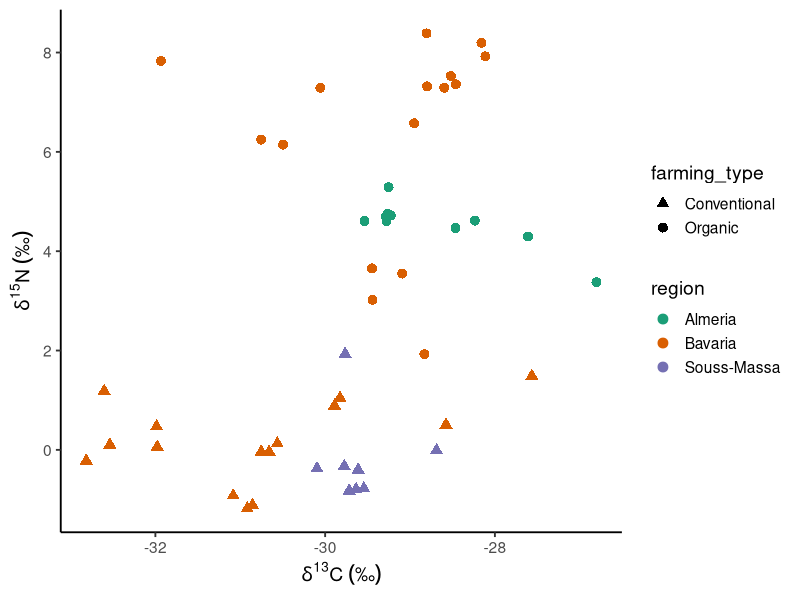

The R script that drew this image:
#Author Name    :Ibrahim Khalil
#Project Name   :Isotopic Analysis of Tomatoes
#Content Name   :δ¹⁵N vs δ¹³C scatter by region
#Date           :15.10.2025
# ------------------------------------------------------------

setwd("C:/Users/User/OneDrive/Desktop/Stable-Isotope-Ratio-Analysis-of-Tomatoes")

library(readr)
library(dplyr)
library(ggplot2)

dat <- read_csv("Original_Replicates_Labeled.csv", show_col_types = FALSE)

pal_region <- c(
  "Almeria"     = "#1b9e77",
  "Bavaria"     = "#d95f02",
  "Souss-Massa" = "#7570b3"
)
shape_ft <- c("Conventional" = 17, "Organic" = 16)

p <- ggplot(dat, aes(d13C_permil, d15N_permil, color = region, shape = farming_type)) +
  geom_point(size = 3) +
  scale_color_manual(values = pal_region) +
  scale_shape_manual(values = shape_ft) +
  labs(x = expression(delta^13*C~("\u2030")), y = expression(delta^15*N~("\u2030"))) +
  theme_classic(base_size = 14) +
  theme(legend.position = "right")

ggsave("figures/Figure3_isotopes_by_region_scatter.tiff", p, device = "tiff", dpi = 300, width = 6.6, height = 6.6, units = "in")
